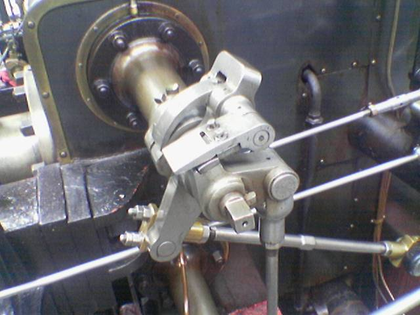
%> input picture E11 - Canny Edge Detection/valve.png, 420 x 315 px, shrunk from 640 x 480 before the run
$ octave example.m   (GNU Octave 9; MATLAB toolbox functions it lacks are replaced by stand-ins)
%> lines starting %> are read from the running program, lines starting %| are printed output that depends on the picture
clear;
close all;
f = imread('valve.png');
%> f is the input picture: size 315x420x3 uint8; mean R, G, B 106.3, 104.8, 108.9
figure, imshow(f); title('Input');
f = rgb2gray(f);
%> f: size 315x420 uint8
f = double(f);
%> f: size 315x420 double

sigma = 2;
f  = imgaussfilt(f , sigma);
kx = 1.0/8.0 * [1 0 -1 ; 2 0 -2 ; 1 0 -1];
ky = transpose(kx);

gx = imfilter(f , kx , 'conv');
gy = imfilter(f , ky , 'conv');
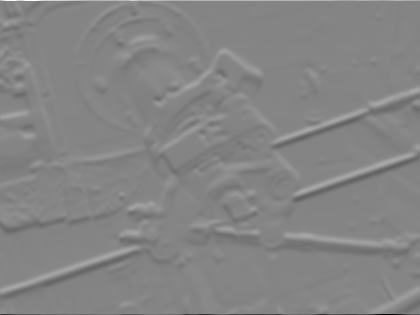
%> gy: size 315x420 double; min -123, max 113.2, mean 0; drawn with min black and max white
figure, imshow(gx , []); title('Gradiant X');
figure, imshow(gy , []); title('Gradiant Y');


gm = sqrt(gx.^2 + gy.^2);
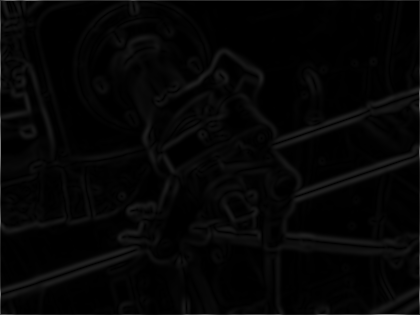
%> gm: size 315x420 double; min 7.11e-15, max 123.6, mean 5.6
gd = atan2(gy , gx);
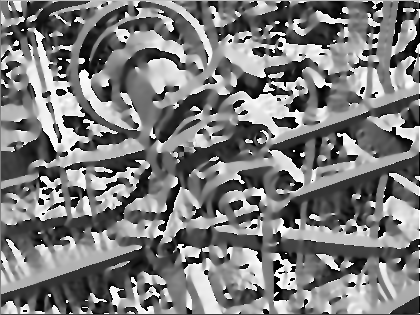
%> gd: size 315x420 double; min -3.14, max 3.14, mean -0.0742; drawn with min black and max white

figure, imshow(gd,[]);title('Gradiant Direction');
colormap jet;
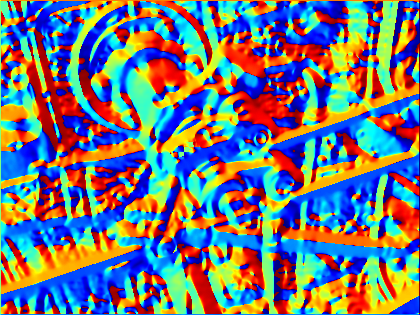
%> displayed picture: size 315x420x3, on the screen's scale of 0 to 255; mean R, G, B 112.9, 118.3, 124.8

figure, imshow(gm , []);title('Gradiant Magnitude');
[R,C] = size(f);
%> R = 315; C = 420

gmTemp = gm;
for r=2:(R-1)
    for c=2:(C-1)
        v=gm(r,c);
        newAngle=0;
        if((((-1/8*pi<=gd(r,c))&& (gd(r,c)<pi*1/8))||((-7/8*pi>gd(r,c))&& (gd(r,c)>=pi*7/8))) )
            newAngle=0;
        elseif((((pi*1/8<=gd(r,c))&& (gd(r,c)<pi*3/8))||((-5/8*pi>gd(r,c))&& (gd(r,c)>=-7/8*pi))) )
            newAngle=45;
        elseif((((pi*3/8<=gd(r,c))&& (gd(r,c)<pi*5/8))||((-3/8*pi>gd(r,c))&& (gd(r,c)>=-5/8*pi))) )
            newAngle=90;
        elseif((((pi*5/8<=gd(r,c))&& (gd(r,c)<pi*7/8))||((-1/8*pi>gd(r,c))&& (gd(r,c)>=-3/8*pi))) )
            newAngle=135;
        end

        if(newAngle == 0 &&  ( v < gm(r  , c - 1) || v  < gm(r , c + 1)))
               gmTemp(r ,  c) = 0;
           elseif(newAngle == 45 &&  ( v < gm(r - 1 , c - 1) || v  < gm(r + 1, c + 1)))
               gmTemp(r ,  c) = 0;
          elseif(newAngle == 90 &&  ( v < gm(r - 1  , c ) || v  < gm(r + 1 , c )))
               gmTemp(r ,  c) = 0;
           elseif(newAngle == 135 &&  ( v < gm(r + 1 , c - 1) || v  < gm(r - 1 , c + 1)))
               gmTemp(r ,  c) = 0;
         end
    end
end

figure;
imshow(gmTemp , []);title('Maximum Suppression');
%%%%%%%%%%%%%%%%%%%%%%%%%%%%%%%%%%%%%%%%%%%%%%%
hm = imhist(gmTemp);
%> hm = 256 values, max 110979 at index 1, min 0 at index 7, mean 516.8
[n,v] = max(hm);
%> n = 110979; v = 1
figure, plot(hm); title('Hisotgram');
%> after `title('Hisotgram')`:
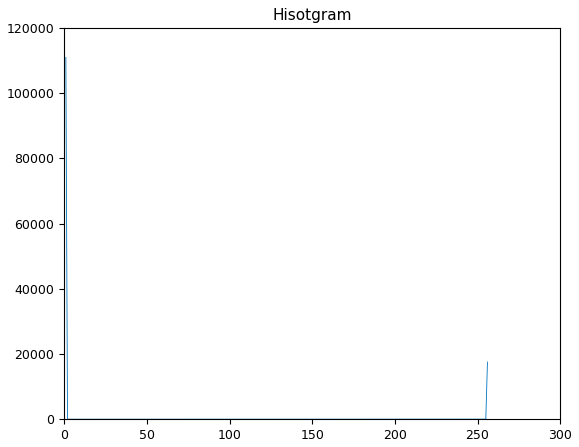
%> figure redrawn from the program's plot data; curve peaks at x = 1, y = 110979

hist= imhist(gmTemp);
%> hist has the same summary as hm
hist= hist/numel(gm);
%> hist = 256 values, max 0.839 at index 1, min 0 at index 7, mean 0.00391
figure,plot(hist);
%> after `plot(hist)`:
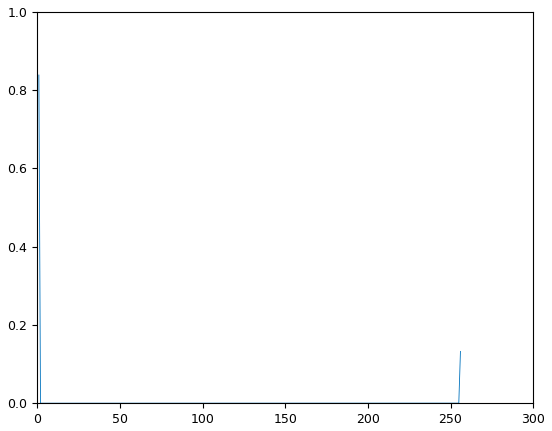
%> figure redrawn from the program's plot data; curve peaks at x = 1, y = 0.839
cdf= cumsum(hist);
%> cdf = 256 values from 0.839 to 1
figure,plot(cdf);
%> after `plot(cdf)`:
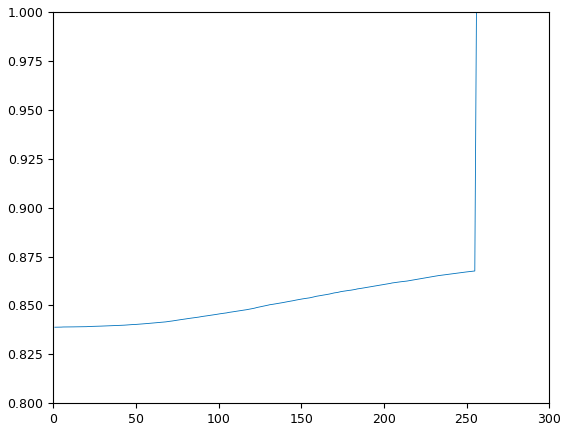
%> figure redrawn from the program's plot data; curve peaks at x = 256, y = 1

%%% Alpha = 10 % of edge pixels.
%%% Beta
alpha = 0.9;beta=0.2;
tHigh= 0;
tLow = 0;

for i=1:256
    if(cdf(i)> alpha)
        tHigh = i;
        break;
    end
end
%> after the loop, tHigh = 256
tHigh
%> tHigh = 256
% alpha = 10;
% beta = 0.2;
% tHigh = 10;
tLow = 2;       % beta*tHigh;
%> (the run ends here)

$ run again, with E11 - Canny Edge Detection/01.jpg saved as E11 - Canny Edge Detection/valve.png
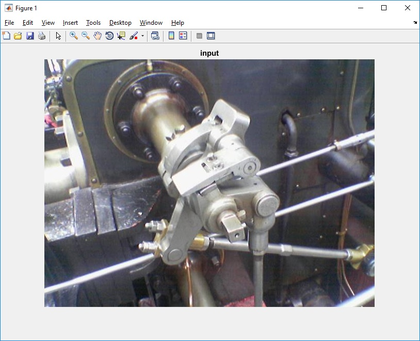
%> input picture E11 - Canny Edge Detection/01.jpg, 420 x 341 px, shrunk from 814 x 661 before the run
%> f is the input picture: size 341x420x3 uint8; mean R, G, B 162.7, 162.3, 165
%> `colormap jet;`:
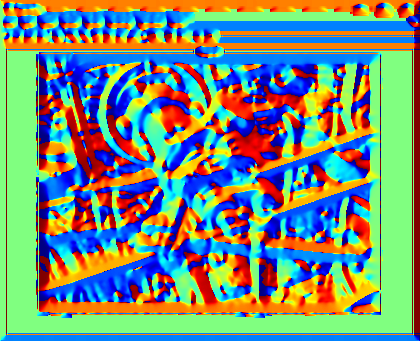
%> displayed picture: size 341x420x3, on the screen's scale of 0 to 255; mean R, G, B 118.3, 143.9, 122.9
%> hm = 256 values, max 126947 at index 1, min 0 at index 14, mean 559.5
%> n = 126947; v = 1
%> `hist= imhist(gmTemp);`: hist has the same summary as hm
%> `hist= hist/numel(gm);`: hist = 256 values, max 0.886 at index 1, min 0 at index 14, mean 0.00391
%> cdf = 256 values from 0.886 to 1
%> `plot(cdf)`:
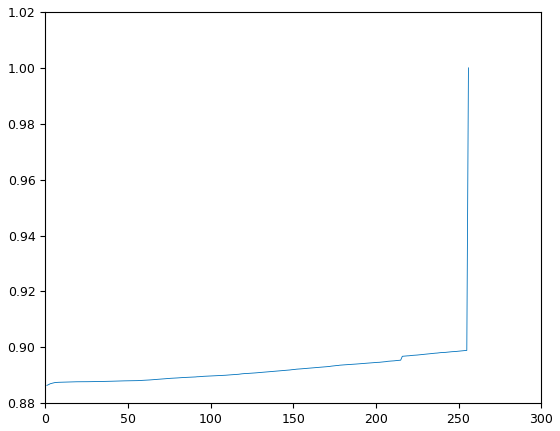
%> figure redrawn from the program's plot data; curve peaks at x = 256, y = 1
%> after the loop `for i=1:256`: tHigh = 256
